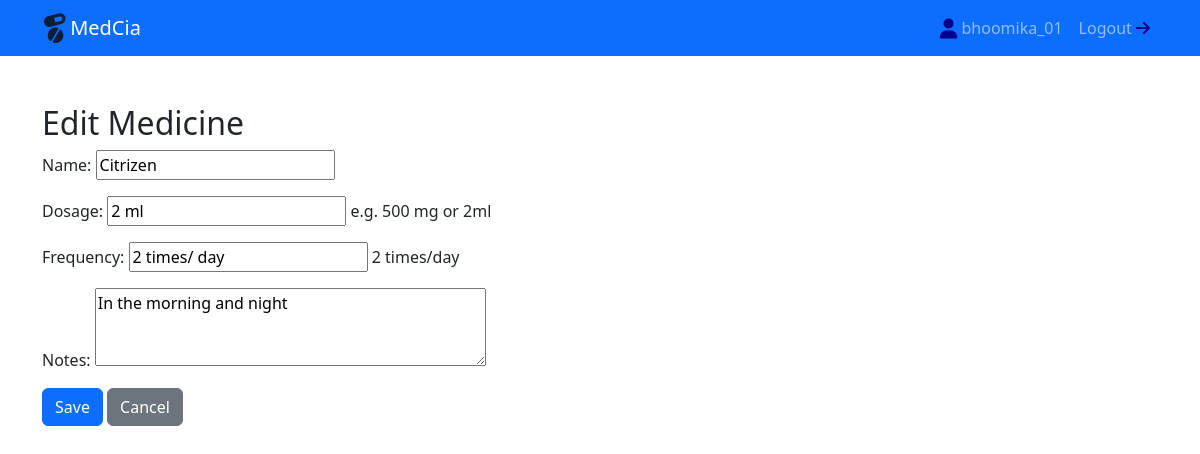
/medicine/3/edit/ (signed in), run on the app's committed database.
### medicines/models.py (models this page shows, shortened)
class Medicine(models.Model):
    owner=models.ForeignKey(User, on_delete=models.CASCADE, related_name='medicines')
    name=models.CharField(max_length=200)
    dosage=models.CharField(max_length=200, help_text='e.g. 500 mg or 2ml')
    frequency=models.CharField(max_length=100, help_text='2 times/day')
    notes=models.TextField(blank=True, null=True)
    created_at=models.DateTimeField(auto_now_add=True)
    updated_at=models.DateTimeField(auto_now=True)
    class Meta:
        ordering=['-created_at']

### medicines/views.py (the view)
# urls.py: path('medicine/<int:pk>/edit/', views.medicine_update, name='medicine_edit'),
@login_required
def medicine_update(request, pk):
    med=get_object_or_404(Medicine, pk=pk, owner=request.user)
    if request.method=='POST':
        form=MedicineForm(request.POST, instance=med)
        if form.is_valid():
            form.save()
            messages.success(request, "Medicine updated!!")
            return redirect('medicines:dashboard')
    else:
        form=MedicineForm(instance=med)
    return render(request, 'medicines/medicine_form.html', {'form': form, 'title': 'Edit Medicine'})

### medicines/forms.py
class MedicineForm(forms.ModelForm):
    class Meta:
        model=Medicine
        fields=['name', 'dosage', 'frequency', 'notes']
        widgets={
            'notes': forms.Textarea(attrs={'rows': 3}),
        }

### medicines/templates/medicines/medicine_form.html (shortened to what this page needs)
{% extends 'medicines/base.html' %}
{% block content %}
  <h2>{{ title }}</h2>
  <form method="post">
    {{ form.as_p }}
    <button class="btn btn-primary" type="submit">Save</button>
    <a class="btn btn-secondary" href="{% url 'medicines:dashboard' %}">Cancel</a>
  </form>
{% endblock %}

### medicines/templates/medicines/base.html (shortened to what this page needs)
<!doctype html>
<html lang="en">
  <head>
    <link href="https://cdn.jsdelivr.net/npm/bootstrap@5.3.0/dist/css/bootstrap.min.css" rel="stylesheet">
    {% load static %}
    <link rel="stylesheet" href="{% static 'medicines/style.css' %}">
  </head>
  <body>
    <nav class="navbar navbar-expand-lg navbar-dark bg-primary mb-5">
      <div class="container">
        <a class="navbar-brand" href="{% url 'medicines:dashboard' %}"><i class="fa-solid fa-pills fa-rotate-by fa-lg" style="color: #0f1e38; --fa-rotate-angle: 75deg;"></i>MedCia</a>
        <div class="collapse navbar-collapse">
          <ul class="navbar-nav ms-auto">
            {% if user.is_authenticated %}
              <li class="nav-item"><a class="nav-link" href="#"><i class="fa-duotone fa-solid fa-user fa-lg" style="color: darkblue;"></i> {{ user.username }}</a></li>
              <li class="nav-item"><a class="nav-link" href="{% url 'medicines:logout' %}">Logout <i class="fa-solid fa-arrow-right" style="color: darkblue;"></i></a></li>
            {% else %}
              <li class="nav-item"><a class="nav-link" href="{% url 'medicines:login' %}">Login</a></li>
              <li class="nav-item"><a class="nav-link" href="{% url 'medicines:signup' %}">Signup</a></li>
            {% endif %}
          </ul>
        </div>
      </div>
    </nav>
    <div class="container">
      {% block content %}{% endblock %}
    </div>
  </body>
</html>

### medicines/static/medicines/style.css (style rules this page uses)
body { padding-bottom: 40px; }

### data on the page
Medicine: name "Citrizen", dosage "2 ml", frequency "2 times/ day", notes "In the morning and night"

### other printed values
{{ user.username }} "bhoomika_01"
{{ title }} "Edit Medicine"
